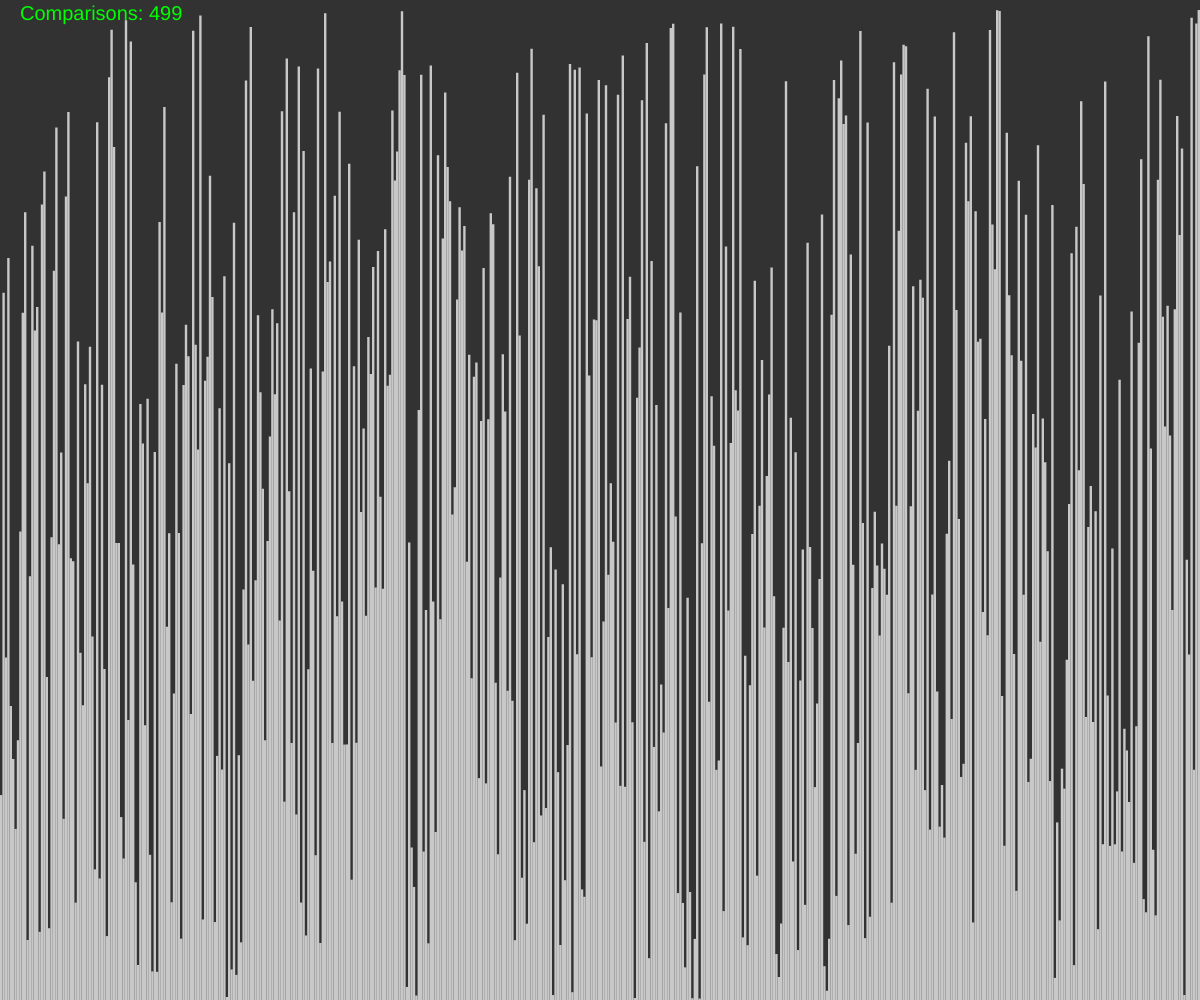
Frame 1 (no input)
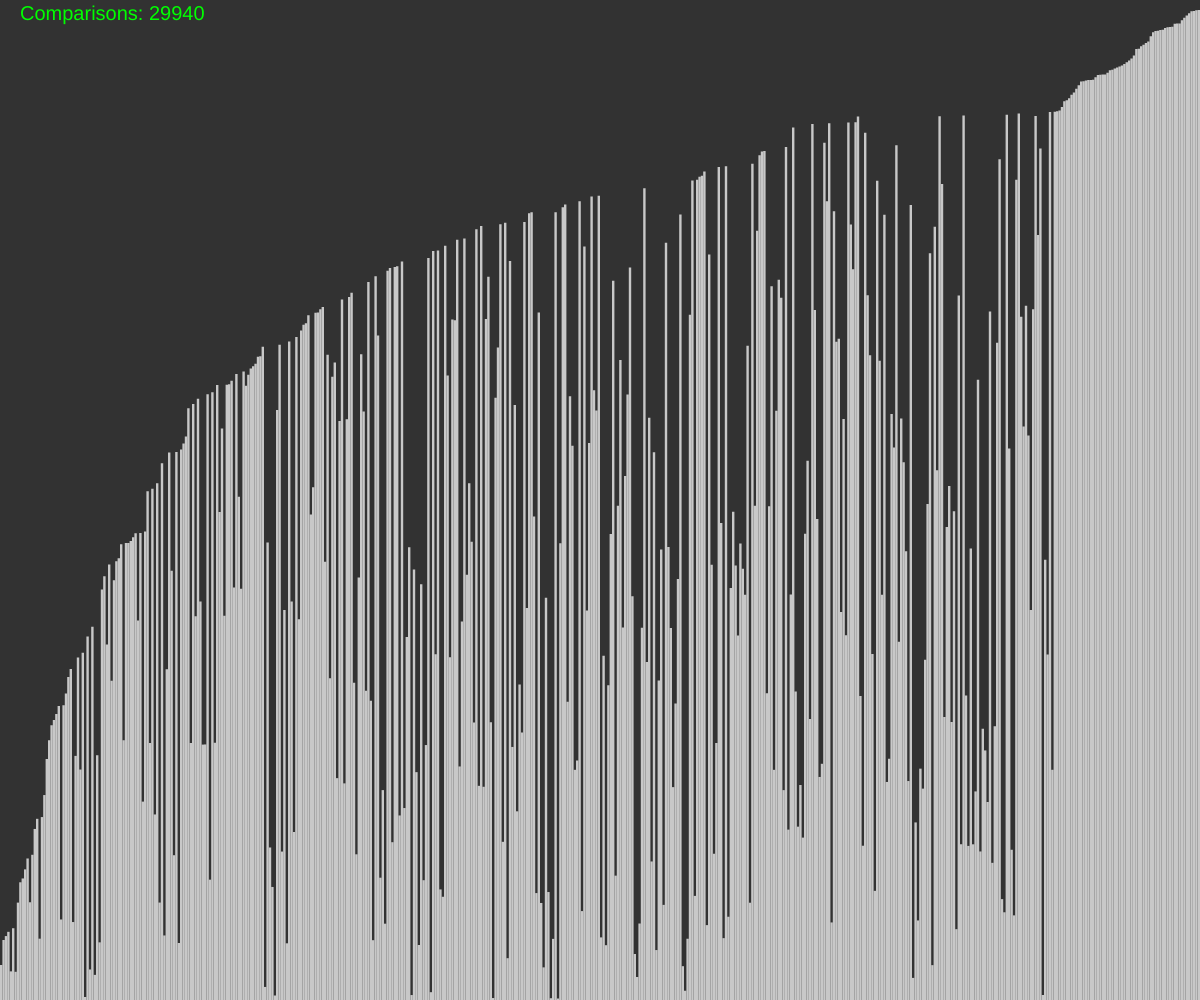
Frame 60 (no input)
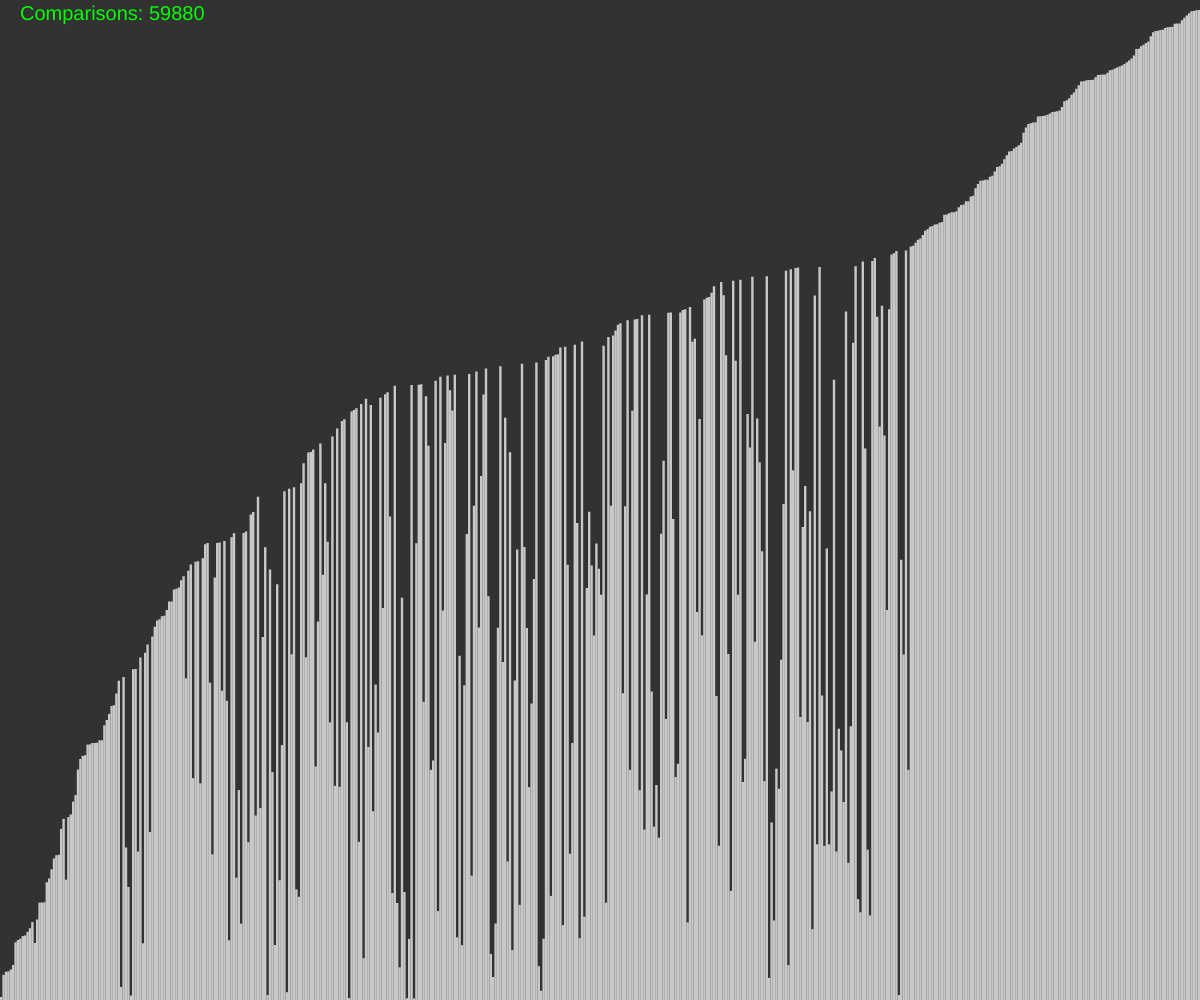
Frame 120 (the mouse pressed at the canvas centre since frame 60)

The p5.js sketch that drew these frames (run headless with seeded random() and noise() and a simulated clock; from frame 60 on, the mouse is pressed at the canvas centre):

// p5.js sketch
// ── sketch.js
let values = new Array(500);
let maxBarLength;
let barWidth;

function setup() {
  createCanvas(windowWidth, windowHeight);
  maxBarLength = height - 10;
  barWidth = width / values.length;
  for(let i = 0; i < values.length; i++) {
    values[i] = random(maxBarLength);
  }
}

let comparisons = 0;
let i = values.length - 1;
isSorted = false;

function draw() {
  background(50);
  noStroke();
  frameRate(60);

  let swapped = false;
  let temp, j;

  // backwards
  for (j = values.length -1; j > i; j--) {
    if (values[j] < values[j - 1]) {
        temp = values[j];
        values[j] = values[j - 1];
        values[j - 1] = temp;
        swapped = true;
    }
    comparisons++;
  }

  //forwards
  for (j = 0; j < i; j++) {
      if (values[j] > values[j + 1]) {
          temp = values[j];
          values[j] = values[j + 1];
          values[j + 1] = temp;
          swapped = true;
      }
      comparisons++;
  }
  if (!swapped) {
      isSorted = true;
      displayBars;
      noLoop();
  }
  displayBars();
  i--;
}



function displayBars() {
  for(let k = 0; k < values.length; k++) {
    if(isSorted)
      fill(255, 0, 0);
    else
      fill(200);
    rect(k * barWidth, height - values[k], barWidth, values[k]);
  }
  fill(0, 255, 0);
  textSize(20);
  text("Comparisons: " + comparisons, 20, 20);
}
